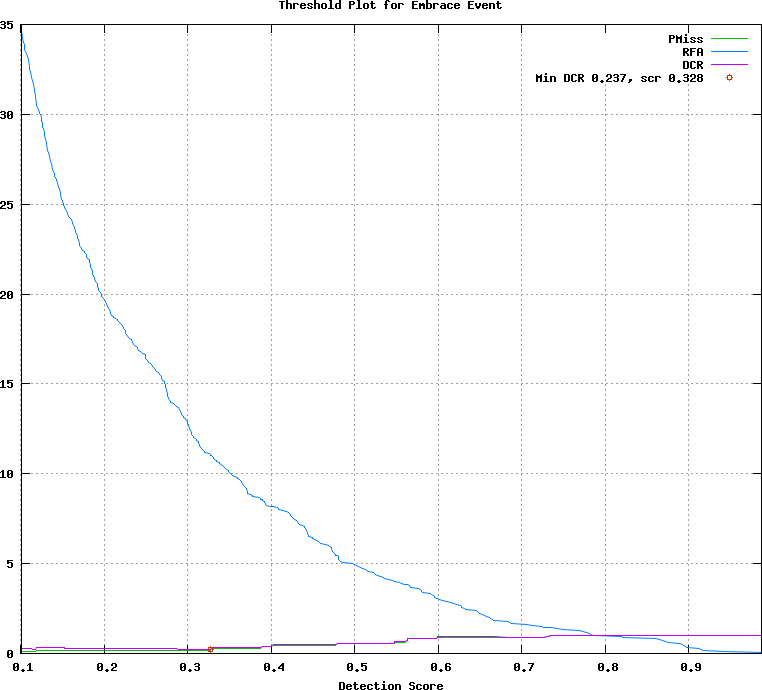

The gnuplot source for this figure:
## GNUPLOT command file
set terminal postscript color
set style data lines
set title 'Threshold Plot for Embrace Event'
set xlabel 'Detection Score'
set grid
set size ratio 0.85
plot [0.101000:0.987000]  \
  'test.det.Embrace_Event.dat.1' using 1:4 title 'PMiss' with lines lt 2, \
  'test.det.Embrace_Event.dat.1' using 1:5 title 'RFA' with lines lt 3, \
  'test.det.Embrace_Event.dat.1' using 1:6 title 'DCR' with lines lt 4, \
  'test.det.Embrace_Event.dat.2' using 1:2 title 'Min DCR 0.237, scr 0.328' with points lt 6
